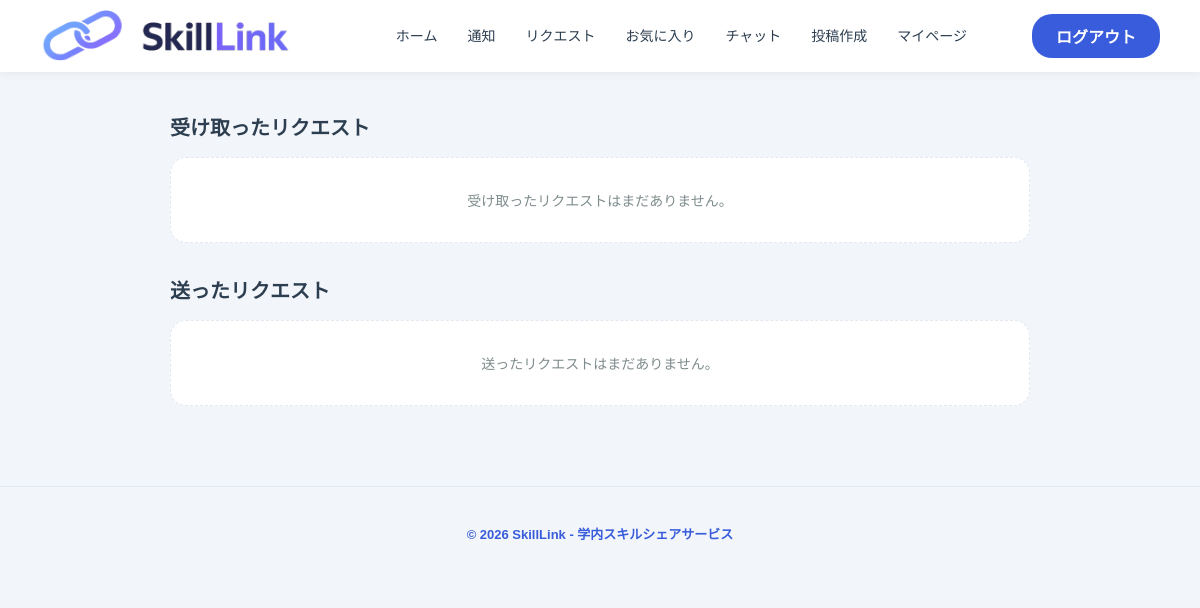
The app's page /requests (signed in), older data.
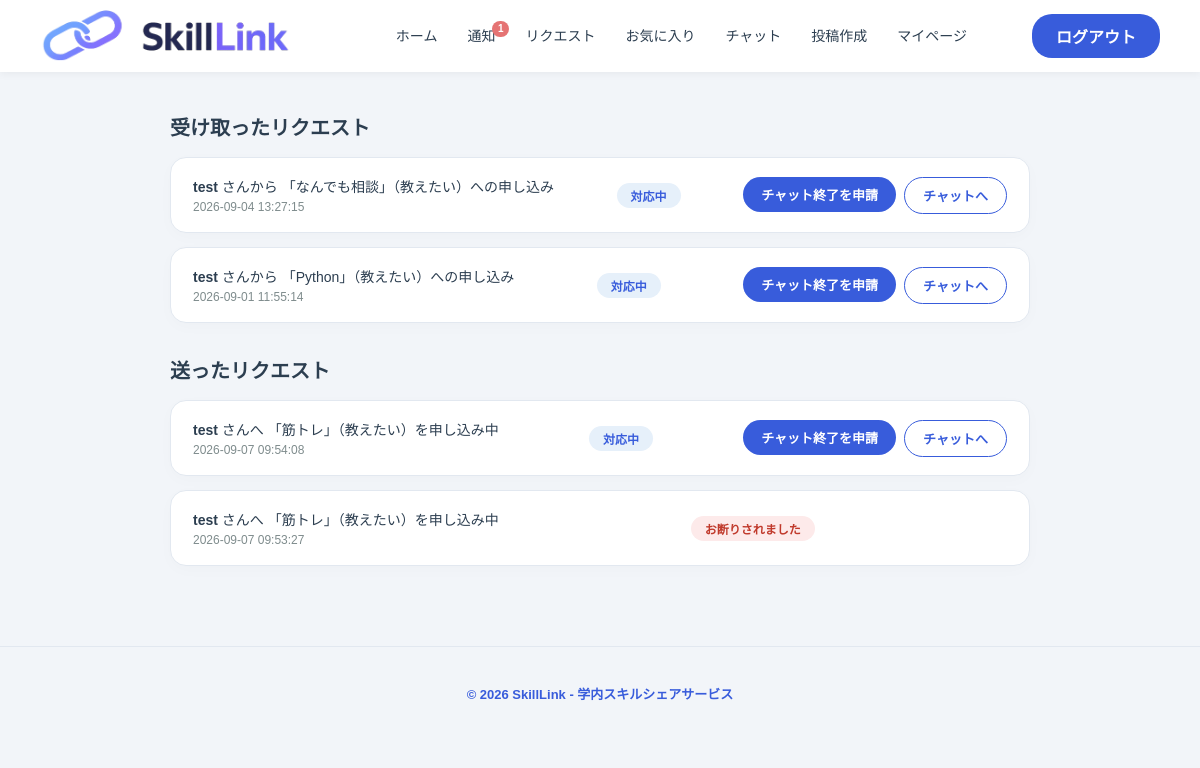
The same page, newer data.
### tables this page shows
CREATE TABLE requests (
            request_id   INTEGER PRIMARY KEY AUTOINCREMENT,
            post_id      INTEGER NOT NULL REFERENCES posts(post_id),
            requester_id INTEGER NOT NULL REFERENCES users(user_id),
            receiver_id  INTEGER NOT NULL REFERENCES users(user_id),
            room_id      TEXT REFERENCES rooms(room_id),
            status       TEXT NOT NULL DEFAULT 'pending',
            created_at   TEXT DEFAULT (datetime('now','localtime')),
            updated_at   TEXT DEFAULT (datetime('now','localtime'))
        , requester_completed INTEGER NOT NULL DEFAULT 0, receiver_completed INTEGER NOT NULL DEFAULT 0);

CREATE TABLE users (user_id INTEGER PRIMARY KEY AUTOINCREMENT,
        name TEXT NOT NULL UNIQUE, email TEXT NOT NULL UNIQUE, password TEXT NOT NULL, grade TEXT NOT NULL, department TEXT NOT NULL,
        introduction TEXT, icon_path TEXT);

CREATE TABLE skills (skill_id INTEGER PRIMARY KEY AUTOINCREMENT, skill_name TEXT NOT NULL, category_id INTEGER NOT NULL , FOREIGN KEY(category_id) REFERENCES categories(category_id), UNIQUE (skill_name, category_id));

CREATE TABLE posts (post_id INTEGER PRIMARY KEY AUTOINCREMENT, user_id INTEGER NOT NULL, skill_id INTEGER NOT NULL, post_type TEXT NOT NULL,
        post_text TEXT NOT NULL, post_date TIMESTAMP DEFAULT CURRENT_TIMESTAMP, category_id INTEGER NOT NULL, image_path TEXT,
        FOREIGN KEY(user_id) REFERENCES users(user_id),  FOREIGN KEY(skill_id) REFERENCES skills(skill_id), FOREIGN KEY(category_id) REFERENCES categories(category_id));

### routes/requests.py (the view, shortened to what this page needs)
@requests_bp.route('/requests', methods=['GET'])
def list_requests():
    user_id = session.get('user_id')
    if not user_id:
        return redirect('/login')
    db = get_db()
    sent = db.execute("""
        SELECT r.request_id, r.status, r.room_id, r.created_at,
               r.requester_completed, r.receiver_completed,
               u.name AS partner_name, s.skill_name, p.post_type
        FROM requests r
        JOIN posts p ON r.post_id = p.post_id
        JOIN skills s ON p.skill_id = s.skill_id
        JOIN users u ON r.receiver_id = u.user_id
        WHERE r.requester_id = ?
        ORDER BY r.created_at DESC
    """, (user_id,)).fetchall()
    received = db.execute("""
        SELECT r.request_id, r.status, r.room_id, r.created_at,
               r.requester_completed, r.receiver_completed,
               u.name AS partner_name, s.skill_name, p.post_type
        FROM requests r
        JOIN posts p ON r.post_id = p.post_id
        JOIN skills s ON p.skill_id = s.skill_id
        JOIN users u ON r.requester_id = u.user_id
        WHERE r.receiver_id = ?
        ORDER BY r.created_at DESC
    """, (user_id,)).fetchall()
    return render_template('request_list.html', sent=sent, received=received)

### app.py (called while the page is built)
@app.after_request
def add_header(response):
    response.headers['Cache-Control'] = 'no-store, no-cache, must-revalidate, post-check=0, pre-check=0, max-age=0'
    response.headers['Pragma'] = 'no-cache'
    response.headers['Expires'] = '0'
    return response

@app.context_processor
def inject_unread_notifications():
    if 'user_id' in session:
        db = get_db()
        count = db.execute(
            "SELECT COUNT(*) FROM notifications WHERE user_id = ? AND is_read = 0",
            (session['user_id'],)
        ).fetchone()[0]
        return {'unread_notifications': count}
    return {'unread_notifications': 0}

### routes/auth.py (called while the page is built)
def connect_db():
    rv = sqlite3.connect(DATABASE, timeout=20.0)
    rv.row_factory = sqlite3.Row  # カラム名でのデータ取得を可能にする設定
    return rv

def get_db():
    if not hasattr(g, 'sqlite_db'):
        g.sqlite_db = connect_db()
    return g.sqlite_db

### templates/request_list.html (shortened to what the changed rows need)
<!DOCTYPE html>
<html lang="ja">
<head>
<link rel="stylesheet" href="{{ url_for('static', filename='css/variables.css') }}">
<link rel="stylesheet" href="{{ url_for('static', filename='css/header.css') }}">
<link rel="stylesheet" href="{{ url_for('static', filename='css/footer.css') }}">
<link rel="stylesheet" href="{{ url_for('static', filename='css/request_list.css') }}">
</head>
<body>
    {% include 'header.html' %}
    <div class="container">
        <h2>受け取ったリクエスト</h2>
        {% if received %}
            <div class="request-list">
                {% for req in received %}
                    <div class="request-card">
                        <div class="request-info">
                            <p class="request-title">
                                <strong>{{ req.partner_name }}</strong> さんから
                                「{{ req.skill_name }}」（{{ req.post_type }}）への申し込み
                            </p>
                            <p class="request-meta">{{ req.created_at }}</p>
                        </div>
                        <div class="request-status">
                            {% if req.status == 'pending' %}
                                <span class="badge badge-pending">申し込み中</span>
                            {% elif req.status == 'accepted' %}
                                <span class="badge badge-accepted">対応中</span>
                            {% elif req.status == 'completed' %}
                                <span class="badge badge-completed">評価待ち</span>
                            {% elif req.status == 'completed' %}
                                <span class="badge badge-completed">セッション完了</span>
                            {% elif req.status == 'reviewed' %}
                                <span class="badge badge-reviewed">評価済み</span>
                            {% elif req.status == 'declined' %}
                                <span class="badge badge-declined">お断り</span>
                            {% endif %}
                        </div>
                        <div class="request-actions">
                            {% if req.status == 'pending' %}
                                <form action="{{ url_for('requests_bp.accept_request', request_id=req.request_id) }}" method="POST">
                                    <button type="submit" class="btn">承認</button>
                                </form>
                                <form action="{{ url_for('requests_bp.decline_request', request_id=req.request_id) }}" method="POST">
                                    <button type="submit" class="btn btn-outline">拒否</button>
                                </form>
                            {% elif req.status == 'accepted' %}
                                {% if req.receiver_completed %}
                                    <span class="btn btn-outline" style="pointer-events:none; opacity:0.6;">終了承認待ち</span>
                                {% else %}
                                    <form action="{{ url_for('requests_bp.complete_request', request_id=req.request_id) }}" method="POST">
                                        <button type="submit" class="btn">チャット終了を申請</button>
                                    </form>
                                {% endif %}
                            {% endif %}
                            {% if req.room_id and req.status in ['accepted', 'completed', 'reviewed'] %}
                                <a href="{{ url_for('chat.chat_room', room_id=req.room_id) }}" class="btn btn-outline">チャットへ</a>
                            {% endif %}
                        </div>
                    </div>
                {% endfor %}
            </div>
        {% else %}
            <p class="empty-state">受け取ったリクエストはまだありません。</p>
        {% endif %}
        <h2>送ったリクエスト</h2>
        {% if sent %}
            <div class="request-list">
                {% for req in sent %}
                    <div class="request-card">
                        <div class="request-info">
                            <p class="request-title">
                                <strong>{{ req.partner_name }}</strong> さんへ
                                「{{ req.skill_name }}」（{{ req.post_type }}）を申し込み中
                            </p>
                            <p class="request-meta">{{ req.created_at }}</p>
                        </div>
                        <div class="request-status">
                            {% if req.status == 'pending' %}
                                <span class="badge badge-pending">承認待ち</span>
                            {% elif req.status == 'accepted' %}
                                <span class="badge badge-accepted">対応中</span>
                            {% elif req.status == 'completed' %}
                                <span class="badge badge-completed">評価待ち</span>
                            {% elif req.status == 'reviewed' %}
                                <span class="badge badge-reviewed">評価済み</span>
                            {% elif req.status == 'declined' %}
                                <span class="badge badge-declined">お断りされました</span>
                            {% endif %}
                        </div>
                        <div class="request-actions">
                            {% if req.status == 'accepted' %}
                            {% if req.requester_completed %}
                                <span class="btn btn-outline" style="pointer-events:none; opacity:0.6;">終了承認待ち</span>
                            {% elif req.receiver_completed %}
                                <form action="{{ url_for('requests_bp.complete_request', request_id=req.request_id) }}" method="POST">
                                    <button type="submit" class="btn">チャット終了を承認</button>
                                </form>
                            {% else %}
                                <form action="{{ url_for('requests_bp.complete_request', request_id=req.request_id) }}" method="POST">
                                    <button type="submit" class="btn">チャット終了を申請</button>
                                </form>
                            {% endif %}
                        {% elif req.status == 'completed' %}
                            <a href="{{ url_for('reviews_bp.new_review', request_id=req.request_id) }}" class="btn">評価する</a>
                        {% endif %}
                        {% if req.room_id and req.status in ['accepted', 'completed', 'reviewed'] %}
                            <a href="{{ url_for('chat.chat_room', room_id=req.room_id) }}" class="btn btn-outline">チャットへ</a>
                        {% endif %}
                        </div>
                    </div>
                {% endfor %}
            </div>
        {% else %}
            <p class="empty-state">送ったリクエストはまだありません。</p>
        {% endif %}
    </div>
</body>
</html>

Row changes from the older to the newer data that the page shows:
added requests: partner_name "test", skill_name "なんでも相談", post_type "教えたい", created_at "2026-09-04 13:27:15", status "対応中", shown under "受け取ったリクエスト"
now on this page (row edited): requests: partner_name "test", skill_name "Python", post_type "教えたい", created_at "2026-09-01 11:55:14", status "対応中", shown under "受け取ったリクエスト"
added requests: partner_name "test", skill_name "筋トレ", post_type "教えたい", created_at "2026-09-07 09:54:08", status "対応中", shown under "送ったリクエスト"
added requests: partner_name "test", skill_name "筋トレ", post_type "教えたい", created_at "2026-09-07 09:53:27", status "お断りされました", shown under "送ったリクエスト"
Text that changed along with them:
{{ unread_notifications }}: (not shown) → "1"
text no longer shown: "受け取ったリクエストはまだありません。 送ったリクエストはまだありません。"
